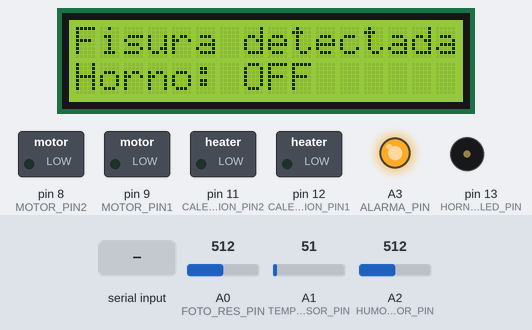
Simulated run of this sketch. Board: Arduino Uno, built with avr-gcc and run on an emulated ATmega328P. On the bench: 16×2 character LCD, switched loads named in the sketch (green lamp = pin HIGH), output pins drawn as LEDs (lit = HIGH), buzzer (waves = sounding, pin HIGH). Inputs (shaded band) come from the test bench; at power-on: A0 (FOTO_RES_PIN) = 512, A1 (TEMP_SENSOR_PIN) = 51, A2 (HUMO_SENSOR_PIN) = 512. What the sketch prints to the serial monitor is not drawn.

Above: at 2.2 s.
2.3 s: "4" received over Serial
At 4.6 s:
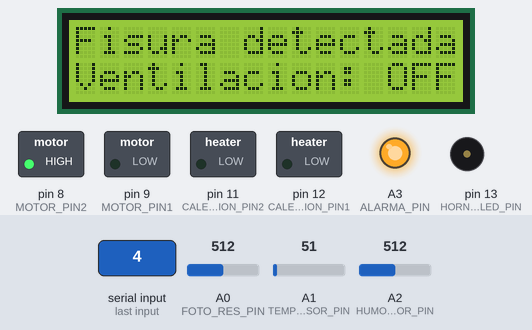
At 7.0 s:
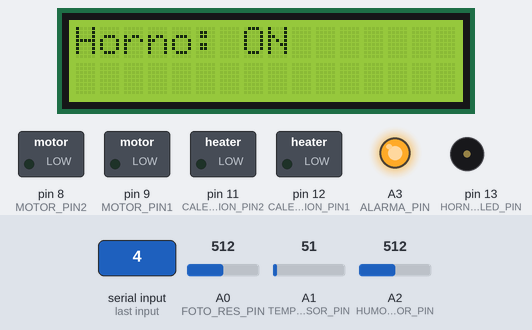
10.6 s: "90,45\n" received over Serial
At 23.2 s:
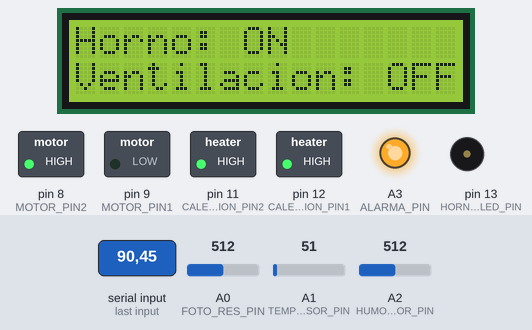
Timing chart, 0 to 43.1 s (numbered marks = the images above; inputs shaded):
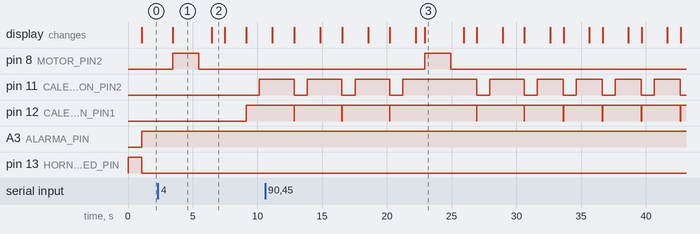

The sketch:

Horno_Hermetico.ino
```cpp
#include <LiquidCrystal.h>

//Pines del LCD
LiquidCrystal lcd(2, 3, 4, 5, 6, 7);

//Asignación de pines
const int FOTO_RES_PIN = A0;
const int TEMP_SENSOR_PIN = A1;
const int HUMO_SENSOR_PIN = A2;
const int ALARMA_PIN = A3;
const int HORNO_LED_PIN = 13;
const int MOTOR_PIN1 = 9;
const int MOTOR_PIN2 = 8;
const int CALEFACCION_PIN1 = 12;
const int CALEFACCION_PIN2 = 11;
const int CALEFACCION_PIN3 = 10;

// Código de seguridad
const unsigned long SECURITY_CODE = 123456;

// Variables para el estado del sistema
float temperature = 40.0;
bool crackDetected = false;
bool smokeDetected = false;
bool heatingState = false;
bool ventilationState = false;
bool enterSecurityCode = false;

// Variable para almacenar el código ingresado desde el teléfono móvil
unsigned long enteredCode = 0;

bool flag=true;
int segundos = 0;

//Interrupción
ISR(TIMER1_COMPA_vect)
{
  flag=false;
  segundos=segundos+1;
}

void setup(){

  Serial.begin(9600);
  Serial.println("Conexion serial exitosa");

  pinMode(FOTO_RES_PIN, INPUT);
  pinMode(TEMP_SENSOR_PIN, INPUT);
  pinMode(HUMO_SENSOR_PIN, INPUT);
  pinMode(HORNO_LED_PIN, OUTPUT);
  pinMode(MOTOR_PIN1, OUTPUT);
  pinMode(MOTOR_PIN2, OUTPUT);
  pinMode(CALEFACCION_PIN1, OUTPUT);
  pinMode(CALEFACCION_PIN2, OUTPUT);
  pinMode(CALEFACCION_PIN2, OUTPUT);
  pinMode(ALARMA_PIN, OUTPUT);

  //**************************************
  //Configuración de la interrupcion
  //**************************************

  cli();//Detine todas las interrupciones

  TCCR1A = 0;//Registro de configuración A
  TCCR1B = 0;//Registro de configuración B

  TCNT1  = 0;//Registro que lleva la cuenta=0
  OCR1A = 15624;//Registro de comparación
  //15624=(16*10^6)/(1*1024) - 1

  TCCR1B |= (1 << WGM12); //COnfiguración del preescaler
  TCCR1B |= (1 << CS12) | (1 << CS10);

  TIMSK1 |= (1 << OCIE1A);//Habilita interrupciones por Timer
  sei();//Activa todas las interrupciones
  //********

  startOven();
}

void loop(){

    /*

  inputCode = serial.read();

    if (enteredCode == SECURITY_CODE) {
    Serial.println("Codigo correcto. Reiniciando horno");
    restartOven();
    enteredCode = 0;
    enterSecurityCode = false;
  }


  */


  // Verificar si hay una fisura
  crackDetected = isCrackDetected();

  // Verificar si hay humo
  smokeDetected = isSmokeDetected();

  if(segundos%5==0){
  	temperature = readTemperature();
  }

  // Actualizar el estado del sistema
  if (temperature < 20 || temperature > 60 || crackDetected || smokeDetected) {
    // Apagar el horno y activar la alarma
    turnOffOven();
    activateAlarm();
  } else if(digitalRead(HORNO_LED_PIN)==LOW){
    restartOven();
    desactivateAlarm();
  }

  if (temperature>50){
   	 openVentilation();
  }

  if (temperature<30){
   	openHeating();
  }

  // Leer el código ingresado desde el teléfono móvil
  if(enteredCode > 0){
    Serial.println(enteredCode);
  }
  if(!enterSecurityCode){
    Serial.println("Ingrese 1 para imprimir el estado de los sensores");
    Serial.println("Ingrese 2 para imprimir el estado de la temperatura");
    Serial.println("Ingrese 3 para abrir o cerrar la calefaccion");
    Serial.println("Ingrese 4 para abrir o cerrar la ventilacion");
    Serial.println("Ingrese 5 para validar codigo de reinicio");
    delay(500);
  }else{
    Serial.println("Ingrese el proximo digito de la clave: ");
  }
  char receivedChar = Serial.read();
  if(receivedChar == '1' && !enterSecurityCode){
    lcd.clear();
  	lcd.setCursor(0,0);
  	lcd.print("S. Fisuras: OFF");
    lcd.setCursor(0,1);
    lcd.print("S. Humo: OFF");
    delay(2000);
    lcd.clear();
    lcd.setCursor(0,0);
  	lcd.print("Horno: ON");
    receivedChar = '0';
  }
  if(receivedChar == '2' && !enterSecurityCode){
    lcd.clear();
  	lcd.setCursor(0,0);
  	lcd.print("Temp: ");
    lcd.print(temperature);
    lcd.setCursor(0,1);
    if(temperature<30){
    	lcd.print("C: ON, ");
    }else{
      lcd.print("C: OFF, ");
    }
    if(temperature>50){
    	lcd.print("V: ON");
    }else{
      lcd.print("V: OFF");
    }
    delay(2000);
    lcd.clear();
    lcd.setCursor(0,0);
  	lcd.print("Horno: ON");
    receivedChar = '0';
  }
  if(receivedChar == '3' && !enterSecurityCode){
    if(temperature<30){
    	openHeating();
    }else{
      	closeHeating();
    }
    receivedChar = '0';
  }
  if(receivedChar == '4' && !enterSecurityCode){
    if(temperature>50){
    	openVentilation();
    }else{
      closeVentilation();
    }
    receivedChar = '0';
  }
  if(receivedChar == '5' && !enterSecurityCode){
    enterSecurityCode = true;
    receivedChar = '0';
  }else if(enterSecurityCode){
  	if (receivedChar >= '0' && receivedChar <= '9') {
      enteredCode = enteredCode * 10 + (receivedChar - '0');
      if (enteredCode > 99999 && enteredCode != SECURITY_CODE) {
        Serial.println("Codigo incorrecto");
        enteredCode = 0;
        enterSecurityCode = false;
      }
  	}
  }
  // Reiniciar el horno si se ingresa el código de seguridad correcto
  if (enteredCode == SECURITY_CODE) {
    Serial.println("Codigo correcto. Reiniciando horno");
    restartOven();
    enteredCode = 0;
    enterSecurityCode = false;
  }


  delay(1000);
}

bool isCrackDetected() {
  int lightLevel = analogRead(FOTO_RES_PIN);
  return lightLevel>100;
}

float readTemperature() {
  return map(analogRead(TEMP_SENSOR_PIN),0,1023,-50,450);
}

bool isSmokeDetected() {
  int smokeLevel = analogRead(HUMO_SENSOR_PIN);
  return smokeLevel>500;
}

void openVentilation() {
  lcd.setCursor(0,1);
  lcd.print("Ventilacion: ON");
  digitalWrite(MOTOR_PIN1, HIGH);
  delay(2000);
  digitalWrite(MOTOR_PIN1, LOW);
  delay(1000);
  lcd.clear();
  lcd.setCursor(0,0);
  lcd.print("Horno: ON");
}

void closeVentilation() {
  lcd.setCursor(0,1);
  lcd.print("Ventilacion: OFF");
  digitalWrite(MOTOR_PIN2, HIGH);
  delay(2000);
  digitalWrite(MOTOR_PIN2, LOW);
  delay(1000);
  lcd.clear();
  lcd.setCursor(0,0);
  lcd.print("Horno: ON");
}

void activateAlarm() {
  analogWrite(ALARMA_PIN, 255);
}

void desactivateAlarm() {
 analogWrite(ALARMA_PIN, 0);
}

void openHeating(){
  lcd.setCursor(0,1);
  lcd.print("Calefaccion: ON");
  digitalWrite(CALEFACCION_PIN1, HIGH);
  delay(1000);
  digitalWrite(CALEFACCION_PIN2, HIGH);
  delay(1000);
  digitalWrite(CALEFACCION_PIN3, HIGH);
  lcd.clear();
  lcd.setCursor(0,0);
  lcd.print("Horno: ON");
}

void closeHeating(){
  lcd.setCursor(0,1);
  lcd.print("Calefaccion: OFF");
  digitalWrite(CALEFACCION_PIN1, LOW);
  delay(1000);
  digitalWrite(CALEFACCION_PIN2, LOW);
  delay(1000);
  digitalWrite(CALEFACCION_PIN3, LOW);
  lcd.clear();
  lcd.setCursor(0,0);
  lcd.print("Horno: ON");
}

void startOven() {
  digitalWrite(HORNO_LED_PIN, HIGH);
  lcd.begin(16, 2);
  delay(1000);
  lcd.clear();
  lcd.setCursor(0,0);
  lcd.print("Horno: ON");
}

void restartOven() {
  // Reiniciar el horno
  digitalWrite(HORNO_LED_PIN, LOW);

  // Mostrar el mensaje en el LCD
  lcd.clear();
  lcd.print("Horno: RESTART");
  delay(1000);

  //Encender el horno
  startOven();
}

void turnOffOven() {
  // Apagar el horno
  digitalWrite(HORNO_LED_PIN, LOW);
  digitalWrite(MOTOR_PIN1, LOW);
  digitalWrite(MOTOR_PIN2, LOW);
  digitalWrite(CALEFACCION_PIN1, LOW);
  digitalWrite(CALEFACCION_PIN2, LOW);
  digitalWrite(CALEFACCION_PIN3, LOW);

  //Encencer la alarma
  activateAlarm();

  // Mostrar el mensaje en el LCD
  lcd.clear();
  lcd.setCursor(0,0);
  if(temperature < 20 || temperature > 60){
    lcd.print("Temperatura fuera de rango");
  }else{
    if(crackDetected){
    	lcd.print("Fisura detectada");
    }
    if(smokeDetected){
      	lcd.print("Fuga de gas");
    }
  }
  lcd.setCursor(0,1);
  lcd.print("Horno: OFF");
}
```

Measured:
- after the input at 2.3 s, pin 8 (MOTOR_PIN2): LOW → HIGH after 1.1 s, → LOW 2.0 s later; the display: changes after 1.1 s (image 1)
- after the input at 10.6 s, pin 8 (MOTOR_PIN2): LOW → HIGH after 12.3 s, → LOW 2.0 s later; the display: first differs from a run without the input after 12.3 s (image 3)
- what the display in image 1 shows lasts 3.0 s, from 3.4 s to 6.4 s
- what the display in image 2 shows lasts 1.1 s, from 6.4 s to 7.5 s
